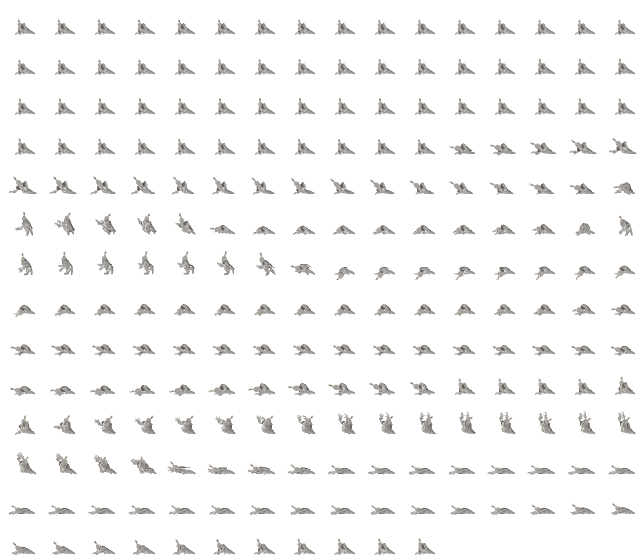
#> input picture mods/metroidvania/assets/imported/enemies/fslave-crawler.png, 1280 x 1120 px (shown at 1/2 size)
$ python optimize_workshop_preview.py ../../metroidvania/assets/imported/enemies/fslave-crawler.png out.png
#> lines starting #> are read from the running program, lines starting #| are printed output that depends on the picture
from __future__ import annotations

import argparse
import os
import tempfile
from pathlib import Path

from PIL import Image


RESERVED_COLORS = (
    (2, 5, 13),       # shared background
    (255, 232, 177),  # shared title foreground
    (61, 42, 24),     # shared title shadow
)


def quantize_with_reserved_colors(
    source: Image.Image,
    adaptive_colors: int,
) -> Image.Image:
    rgb = source.convert("RGB")
    indexed = rgb.quantize(
        colors=adaptive_colors,
        method=Image.Quantize.MEDIANCUT,
        dither=Image.Dither.NONE,
    )

    palette = indexed.getpalette()
    if palette is None:
        raise RuntimeError("Pillow did not create an indexed palette")
    palette.extend([0] * (768 - len(palette)))
    for offset, color in enumerate(RESERVED_COLORS):
        palette_index = adaptive_colors + offset
        palette[palette_index * 3 : palette_index * 3 + 3] = color
    indexed.putpalette(palette)

    source_pixels = list(rgb.get_flattened_data())
    indexed_pixels = list(indexed.get_flattened_data())
    reserved_indices = {
        color: adaptive_colors + offset
        for offset, color in enumerate(RESERVED_COLORS)
    }
    for index, color in enumerate(source_pixels):
        reserved_index = reserved_indices.get(color)
        if reserved_index is not None:
            indexed_pixels[index] = reserved_index
    indexed.putdata(indexed_pixels)
    return indexed


def main() -> int:
    parser = argparse.ArgumentParser()
    parser.add_argument("source", type=Path)
    parser.add_argument("output", type=Path)
    parser.add_argument("--max-bytes", type=int, default=34 * 1024)
    args = parser.parse_args()

    args.output.parent.mkdir(parents=True, exist_ok=True)
    with Image.open(args.source) as source:
#> source is the input picture: PIL image 1280x1120 RGBA; mean R, G, B, A 5.5, 5, 4.3, 11
        with tempfile.TemporaryDirectory(
            prefix="subframe-preview-",
            dir=args.output.parent,
        ) as temporary_directory:
            selected: Path | None = None
            selected_colors = 0
            for adaptive_colors in (253, 221, 189, 157, 125, 93, 61):
                candidate = Path(temporary_directory) / (
                    f"candidate-{adaptive_colors + len(RESERVED_COLORS)}.png"
                )
                quantized = quantize_with_reserved_colors(
                    source,
                    adaptive_colors,
                )
                quantized.save(candidate, optimize=True, compress_level=9)
                quantized.close()
                if candidate.stat().st_size < args.max_bytes:
                    selected = candidate
                    selected_colors = adaptive_colors + len(RESERVED_COLORS)
                    break
#> this loop made 1 pass
#> pass 1, in quantize_with_reserved_colors, `rgb = source.convert("RGB")`:
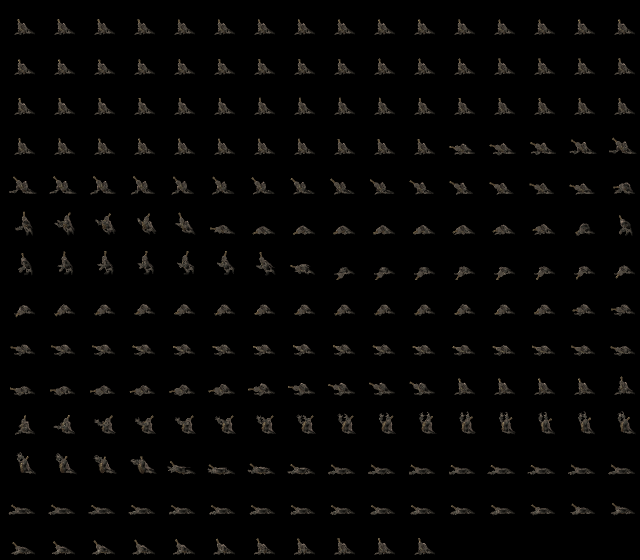
#> rgb: PIL image 1280x1120 RGB (shown at 1/2 size); mean R, G, B 5.5, 5, 4.3

            if selected is None:
                raise RuntimeError(
                    f"Could not fit preview below {args.max_bytes} bytes"
                )
            os.replace(selected, args.output)

    print(
        f"[OK] Optimized Workshop preview: {args.output} "
        f"({args.output.stat().st_size} bytes, {selected_colors} colors)"
    )
    return 0


if __name__ == "__main__":
#> (the run stopped early here; a loop or call above may not have finished)
